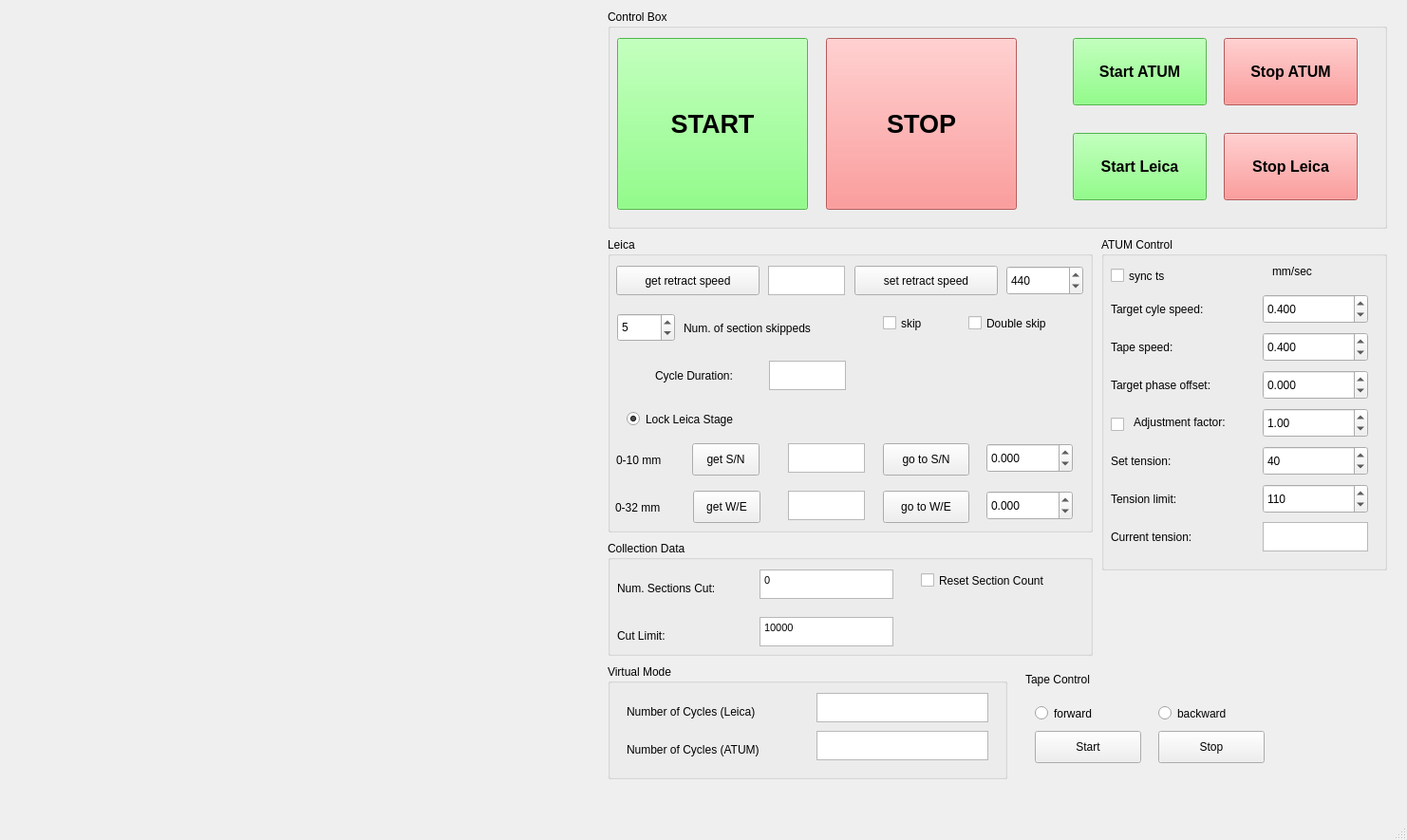
<?xml version="1.0" encoding="UTF-8"?>
<ui version="4.0">
 <class>MainWindow</class>
 <widget class="QMainWindow" name="MainWindow">
  <property name="geometry">
   <rect>
    <x>0</x>
    <y>0</y>
    <width>1482</width>
    <height>885</height>
   </rect>
  </property>
  <property name="windowTitle">
   <string>MainWindow</string>
  </property>
  <widget class="QWidget" name="centralwidget">
   <widget class="QGroupBox" name="groupBox">
    <property name="geometry">
     <rect>
      <x>640</x>
      <y>10</y>
      <width>821</width>
      <height>231</height>
     </rect>
    </property>
    <property name="title">
     <string>Control Box</string>
    </property>
    <widget class="QPushButton" name="btn_StartCams">
     <property name="geometry">
      <rect>
       <x>490</x>
       <y>30</y>
       <width>141</width>
       <height>71</height>
      </rect>
     </property>
     <property name="font">
      <font>
       <pointsize>12</pointsize>
       <weight>75</weight>
       <bold>true</bold>
      </font>
     </property>
     <property name="styleSheet">
      <string notr="true">
background-color: rgb(111, 255, 101);</string>
     </property>
     <property name="text">
      <string>Start ATUM</string>
     </property>
    </widget>
    <widget class="QPushButton" name="btn_StopCams">
     <property name="geometry">
      <rect>
       <x>649</x>
       <y>30</y>
       <width>141</width>
       <height>71</height>
      </rect>
     </property>
     <property name="font">
      <font>
       <pointsize>12</pointsize>
       <weight>75</weight>
       <bold>true</bold>
      </font>
     </property>
     <property name="styleSheet">
      <string notr="true">background-color: rgb(255, 125, 125);</string>
     </property>
     <property name="text">
      <string>Stop ATUM</string>
     </property>
    </widget>
    <widget class="QPushButton" name="btn_StartCut">
     <property name="geometry">
      <rect>
       <x>490</x>
       <y>130</y>
       <width>141</width>
       <height>71</height>
      </rect>
     </property>
     <property name="font">
      <font>
       <pointsize>12</pointsize>
       <weight>75</weight>
       <bold>true</bold>
      </font>
     </property>
     <property name="styleSheet">
      <string notr="true">
background-color: rgb(111, 255, 101);</string>
     </property>
     <property name="text">
      <string>Start Leica</string>
     </property>
    </widget>
    <widget class="QPushButton" name="btn_StopCut">
     <property name="geometry">
      <rect>
       <x>649</x>
       <y>130</y>
       <width>141</width>
       <height>71</height>
      </rect>
     </property>
     <property name="font">
      <font>
       <pointsize>12</pointsize>
       <weight>75</weight>
       <bold>true</bold>
      </font>
     </property>
     <property name="styleSheet">
      <string notr="true">background-color: rgb(255, 125, 125);</string>
     </property>
     <property name="text">
      <string>Stop Leica</string>
     </property>
    </widget>
    <widget class="QPushButton" name="btn_StartBOTH">
     <property name="geometry">
      <rect>
       <x>10</x>
       <y>30</y>
       <width>201</width>
       <height>181</height>
      </rect>
     </property>
     <property name="font">
      <font>
       <pointsize>20</pointsize>
       <weight>75</weight>
       <bold>true</bold>
      </font>
     </property>
     <property name="styleSheet">
      <string notr="true">
background-color: rgb(111, 255, 101);</string>
     </property>
     <property name="text">
      <string>START</string>
     </property>
    </widget>
    <widget class="QPushButton" name="btn_StopBOTH">
     <property name="geometry">
      <rect>
       <x>230</x>
       <y>30</y>
       <width>201</width>
       <height>181</height>
      </rect>
     </property>
     <property name="font">
      <font>
       <pointsize>20</pointsize>
       <weight>75</weight>
       <bold>true</bold>
      </font>
     </property>
     <property name="styleSheet">
      <string notr="true">background-color: rgb(255, 125, 125);</string>
     </property>
     <property name="text">
      <string>STOP</string>
     </property>
    </widget>
   </widget>
   <widget class="PlotWidget" name="pg_sync" native="true">
    <property name="geometry">
     <rect>
      <x>10</x>
      <y>10</y>
      <width>616</width>
      <height>331</height>
     </rect>
    </property>
   </widget>
   <widget class="PlotWidget" name="pg_phasediff" native="true">
    <property name="geometry">
     <rect>
      <x>10</x>
      <y>360</y>
      <width>616</width>
      <height>331</height>
     </rect>
    </property>
   </widget>
   <widget class="QGroupBox" name="groupBox_2">
    <property name="geometry">
     <rect>
      <x>640</x>
      <y>250</y>
      <width>511</width>
      <height>311</height>
     </rect>
    </property>
    <property name="title">
     <string>Leica</string>
    </property>
    <widget class="QSpinBox" name="sbx_retractionSpeed">
     <property name="geometry">
      <rect>
       <x>420</x>
       <y>30</y>
       <width>81</width>
       <height>31</height>
      </rect>
     </property>
     <property name="keyboardTracking">
      <bool>false</bool>
     </property>
     <property name="minimum">
      <number>1</number>
     </property>
     <property name="maximum">
      <number>6000</number>
     </property>
     <property name="value">
      <number>440</number>
     </property>
    </widget>
    <widget class="QPushButton" name="btn_GetRetract">
     <property name="geometry">
      <rect>
       <x>9</x>
       <y>30</y>
       <width>151</width>
       <height>31</height>
      </rect>
     </property>
     <property name="text">
      <string>get retract speed</string>
     </property>
    </widget>
    <widget class="QPushButton" name="btn_getNS">
     <property name="geometry">
      <rect>
       <x>89</x>
       <y>217</y>
       <width>71</width>
       <height>34</height>
      </rect>
     </property>
     <property name="text">
      <string>get S/N</string>
     </property>
    </widget>
    <widget class="QPushButton" name="btn_getEW">
     <property name="geometry">
      <rect>
       <x>90</x>
       <y>267</y>
       <width>71</width>
       <height>34</height>
      </rect>
     </property>
     <property name="text">
      <string>get W/E</string>
     </property>
    </widget>
    <widget class="QTextEdit" name="DisplayRetractSpeed">
     <property name="geometry">
      <rect>
       <x>169</x>
       <y>30</y>
       <width>81</width>
       <height>31</height>
      </rect>
     </property>
    </widget>
    <widget class="QTextEdit" name="DisplayNS">
     <property name="geometry">
      <rect>
       <x>190</x>
       <y>217</y>
       <width>81</width>
       <height>31</height>
      </rect>
     </property>
    </widget>
    <widget class="QTextEdit" name="DisplayEW">
     <property name="geometry">
      <rect>
       <x>190</x>
       <y>267</y>
       <width>81</width>
       <height>31</height>
      </rect>
     </property>
    </widget>
    <widget class="QPushButton" name="btn_goNS">
     <property name="geometry">
      <rect>
       <x>290</x>
       <y>217</y>
       <width>91</width>
       <height>34</height>
      </rect>
     </property>
     <property name="text">
      <string>go to S/N</string>
     </property>
    </widget>
    <widget class="QPushButton" name="btn_goEW">
     <property name="geometry">
      <rect>
       <x>290</x>
       <y>267</y>
       <width>91</width>
       <height>34</height>
      </rect>
     </property>
     <property name="text">
      <string>go to W/E</string>
     </property>
    </widget>
    <widget class="QLabel" name="label_10">
     <property name="geometry">
      <rect>
       <x>8</x>
       <y>270</y>
       <width>81</width>
       <height>30</height>
      </rect>
     </property>
     <property name="text">
      <string>0-32 mm</string>
     </property>
    </widget>
    <widget class="QLabel" name="label_3">
     <property name="geometry">
      <rect>
       <x>9</x>
       <y>219</y>
       <width>81</width>
       <height>31</height>
      </rect>
     </property>
     <property name="text">
      <string>0-10 mm</string>
     </property>
    </widget>
    <widget class="QDoubleSpinBox" name="sbx_setNS">
     <property name="geometry">
      <rect>
       <x>399</x>
       <y>217</y>
       <width>91</width>
       <height>31</height>
      </rect>
     </property>
     <property name="keyboardTracking">
      <bool>false</bool>
     </property>
     <property name="decimals">
      <number>3</number>
     </property>
     <property name="minimum">
      <double>-1000.000000000000000</double>
     </property>
     <property name="maximum">
      <double>10.000000000000000</double>
     </property>
     <property name="singleStep">
      <double>0.500000000000000</double>
     </property>
    </widget>
    <widget class="QDoubleSpinBox" name="sbx_setEW">
     <property name="geometry">
      <rect>
       <x>399</x>
       <y>267</y>
       <width>91</width>
       <height>31</height>
      </rect>
     </property>
     <property name="keyboardTracking">
      <bool>false</bool>
     </property>
     <property name="decimals">
      <number>3</number>
     </property>
     <property name="minimum">
      <double>-1000.000000000000000</double>
     </property>
     <property name="maximum">
      <double>42.000000000000000</double>
     </property>
     <property name="singleStep">
      <double>0.500000000000000</double>
     </property>
    </widget>
    <widget class="QCheckBox" name="cbx_skip">
     <property name="geometry">
      <rect>
       <x>290</x>
       <y>70</y>
       <width>81</width>
       <height>41</height>
      </rect>
     </property>
     <property name="text">
      <string>skip </string>
     </property>
     <property name="checked">
      <bool>false</bool>
     </property>
    </widget>
    <widget class="QLabel" name="label_11">
     <property name="geometry">
      <rect>
       <x>80</x>
       <y>80</y>
       <width>191</width>
       <height>31</height>
      </rect>
     </property>
     <property name="text">
      <string>Num. of section skippeds</string>
     </property>
    </widget>
    <widget class="QPushButton" name="btn_SetRetract">
     <property name="geometry">
      <rect>
       <x>260</x>
       <y>30</y>
       <width>151</width>
       <height>31</height>
      </rect>
     </property>
     <property name="text">
      <string>set retract speed</string>
     </property>
    </widget>
    <widget class="QSpinBox" name="sbx_NumSections">
     <property name="geometry">
      <rect>
       <x>10</x>
       <y>80</y>
       <width>61</width>
       <height>30</height>
      </rect>
     </property>
     <property name="keyboardTracking">
      <bool>false</bool>
     </property>
     <property name="minimum">
      <number>0</number>
     </property>
     <property name="maximum">
      <number>100</number>
     </property>
     <property name="value">
      <number>5</number>
     </property>
    </widget>
    <widget class="QCheckBox" name="cbx_reskip">
     <property name="geometry">
      <rect>
       <x>380</x>
       <y>70</y>
       <width>131</width>
       <height>41</height>
      </rect>
     </property>
     <property name="text">
      <string>Double skip </string>
     </property>
     <property name="checked">
      <bool>false</bool>
     </property>
    </widget>
    <widget class="QTextEdit" name="DisplayCycleDuration">
     <property name="geometry">
      <rect>
       <x>170</x>
       <y>130</y>
       <width>81</width>
       <height>31</height>
      </rect>
     </property>
    </widget>
    <widget class="QLabel" name="label">
     <property name="geometry">
      <rect>
       <x>50</x>
       <y>130</y>
       <width>111</width>
       <height>31</height>
      </rect>
     </property>
     <property name="text">
      <string>Cycle Duration:</string>
     </property>
    </widget>
    <widget class="QRadioButton" name="radioButton_LeicaLock">
     <property name="geometry">
      <rect>
       <x>20</x>
       <y>180</y>
       <width>171</width>
       <height>23</height>
      </rect>
     </property>
     <property name="text">
      <string>Lock Leica Stage</string>
     </property>
     <property name="checked">
      <bool>true</bool>
     </property>
    </widget>
   </widget>
   <widget class="QGroupBox" name="groupBox_3">
    <property name="geometry">
     <rect>
      <x>1160</x>
      <y>250</y>
      <width>301</width>
      <height>351</height>
     </rect>
    </property>
    <property name="title">
     <string>ATUM Control</string>
    </property>
    <widget class="QLabel" name="label_5">
     <property name="geometry">
      <rect>
       <x>10</x>
       <y>60</y>
       <width>161</width>
       <height>31</height>
      </rect>
     </property>
     <property name="text">
      <string>Target cyle speed:</string>
     </property>
    </widget>
    <widget class="QDoubleSpinBox" name="sbx_targetCycleSpeed">
     <property name="geometry">
      <rect>
       <x>170</x>
       <y>60</y>
       <width>111</width>
       <height>31</height>
      </rect>
     </property>
     <property name="keyboardTracking">
      <bool>false</bool>
     </property>
     <property name="decimals">
      <number>3</number>
     </property>
     <property name="minimum">
      <double>0.000000000000000</double>
     </property>
     <property name="maximum">
      <double>1000.000000000000000</double>
     </property>
     <property name="singleStep">
      <double>0.010000000000000</double>
     </property>
     <property name="value">
      <double>0.400000000000000</double>
     </property>
    </widget>
    <widget class="QLabel" name="label_7">
     <property name="geometry">
      <rect>
       <x>10</x>
       <y>100</y>
       <width>141</width>
       <height>31</height>
      </rect>
     </property>
     <property name="text">
      <string>Tape speed:</string>
     </property>
    </widget>
    <widget class="QLabel" name="label_8">
     <property name="geometry">
      <rect>
       <x>180</x>
       <y>20</y>
       <width>71</width>
       <height>31</height>
      </rect>
     </property>
     <property name="text">
      <string>mm/sec</string>
     </property>
    </widget>
    <widget class="QDoubleSpinBox" name="sbx_tapeSpeed">
     <property name="geometry">
      <rect>
       <x>170</x>
       <y>100</y>
       <width>111</width>
       <height>31</height>
      </rect>
     </property>
     <property name="keyboardTracking">
      <bool>false</bool>
     </property>
     <property name="decimals">
      <number>3</number>
     </property>
     <property name="minimum">
      <double>-1000.000000000000000</double>
     </property>
     <property name="maximum">
      <double>1000.000000000000000</double>
     </property>
     <property name="singleStep">
      <double>0.050000000000000</double>
     </property>
     <property name="value">
      <double>0.400000000000000</double>
     </property>
    </widget>
    <widget class="QCheckBox" name="cbx_synTS">
     <property name="geometry">
      <rect>
       <x>10</x>
       <y>20</y>
       <width>141</width>
       <height>41</height>
      </rect>
     </property>
     <property name="text">
      <string>sync ts</string>
     </property>
     <property name="checked">
      <bool>false</bool>
     </property>
    </widget>
    <widget class="QDoubleSpinBox" name="sbx_targetphase">
     <property name="geometry">
      <rect>
       <x>170</x>
       <y>140</y>
       <width>111</width>
       <height>31</height>
      </rect>
     </property>
     <property name="keyboardTracking">
      <bool>false</bool>
     </property>
     <property name="decimals">
      <number>3</number>
     </property>
     <property name="minimum">
      <double>-1000.000000000000000</double>
     </property>
     <property name="maximum">
      <double>1000.000000000000000</double>
     </property>
    </widget>
    <widget class="QLabel" name="label_4">
     <property name="geometry">
      <rect>
       <x>10</x>
       <y>140</y>
       <width>161</width>
       <height>31</height>
      </rect>
     </property>
     <property name="text">
      <string>Target phase offset:</string>
     </property>
    </widget>
    <widget class="QLabel" name="label_6">
     <property name="geometry">
      <rect>
       <x>34</x>
       <y>175</y>
       <width>141</width>
       <height>40</height>
      </rect>
     </property>
     <property name="text">
      <string>Adjustment factor:</string>
     </property>
    </widget>
    <widget class="QCheckBox" name="cbx_adjFactor">
     <property name="geometry">
      <rect>
       <x>10</x>
       <y>177</y>
       <width>31</width>
       <height>41</height>
      </rect>
     </property>
     <property name="text">
      <string/>
     </property>
     <property name="checked">
      <bool>false</bool>
     </property>
    </widget>
    <widget class="QDoubleSpinBox" name="sbx_adjFactor">
     <property name="geometry">
      <rect>
       <x>170</x>
       <y>180</y>
       <width>111</width>
       <height>31</height>
      </rect>
     </property>
     <property name="keyboardTracking">
      <bool>false</bool>
     </property>
     <property name="decimals">
      <number>2</number>
     </property>
     <property name="minimum">
      <double>-1000.000000000000000</double>
     </property>
     <property name="maximum">
      <double>1000.000000000000000</double>
     </property>
     <property name="value">
      <double>1.000000000000000</double>
     </property>
    </widget>
    <widget class="QTextEdit" name="DisplayTension">
     <property name="geometry">
      <rect>
       <x>170</x>
       <y>300</y>
       <width>111</width>
       <height>31</height>
      </rect>
     </property>
    </widget>
    <widget class="QDoubleSpinBox" name="sbx_tapeTensionControl">
     <property name="geometry">
      <rect>
       <x>170</x>
       <y>260</y>
       <width>111</width>
       <height>31</height>
      </rect>
     </property>
     <property name="keyboardTracking">
      <bool>false</bool>
     </property>
     <property name="decimals">
      <number>0</number>
     </property>
     <property name="minimum">
      <double>-1000.000000000000000</double>
     </property>
     <property name="maximum">
      <double>500.000000000000000</double>
     </property>
     <property name="singleStep">
      <double>1.000000000000000</double>
     </property>
     <property name="value">
      <double>110.000000000000000</double>
     </property>
    </widget>
   </widget>
   <widget class="QPushButton" name="btn_TapeStop">
    <property name="geometry">
     <rect>
      <x>1220</x>
      <y>770</y>
      <width>112</width>
      <height>34</height>
     </rect>
    </property>
    <property name="text">
     <string>Stop</string>
    </property>
   </widget>
   <widget class="QPushButton" name="btn_TapeStart">
    <property name="geometry">
     <rect>
      <x>1090</x>
      <y>770</y>
      <width>112</width>
      <height>34</height>
     </rect>
    </property>
    <property name="text">
     <string>Start</string>
    </property>
   </widget>
   <widget class="QRadioButton" name="radiobtn_forward">
    <property name="geometry">
     <rect>
      <x>1090</x>
      <y>740</y>
      <width>111</width>
      <height>23</height>
     </rect>
    </property>
    <property name="text">
     <string>forward</string>
    </property>
   </widget>
   <widget class="QRadioButton" name="radiobtn_backward">
    <property name="geometry">
     <rect>
      <x>1220</x>
      <y>740</y>
      <width>111</width>
      <height>23</height>
     </rect>
    </property>
    <property name="text">
     <string>backward</string>
    </property>
   </widget>
   <widget class="QDoubleSpinBox" name="sbx_tapeTension">
    <property name="geometry">
     <rect>
      <x>1330</x>
      <y>470</y>
      <width>111</width>
      <height>31</height>
     </rect>
    </property>
    <property name="keyboardTracking">
     <bool>false</bool>
    </property>
    <property name="decimals">
     <number>0</number>
    </property>
    <property name="minimum">
     <double>-1000.000000000000000</double>
    </property>
    <property name="maximum">
     <double>100.000000000000000</double>
    </property>
    <property name="singleStep">
     <double>1.000000000000000</double>
    </property>
    <property name="value">
     <double>40.000000000000000</double>
    </property>
   </widget>
   <widget class="QLabel" name="label_9">
    <property name="geometry">
     <rect>
      <x>1170</x>
      <y>470</y>
      <width>91</width>
      <height>31</height>
     </rect>
    </property>
    <property name="text">
     <string>Set tension:</string>
    </property>
   </widget>
   <widget class="QGroupBox" name="groupBox_4">
    <property name="geometry">
     <rect>
      <x>640</x>
      <y>700</y>
      <width>421</width>
      <height>121</height>
     </rect>
    </property>
    <property name="title">
     <string>Virtual Mode</string>
    </property>
    <widget class="QTextEdit" name="Display_cycle_num_LEICA">
     <property name="geometry">
      <rect>
       <x>220</x>
       <y>30</y>
       <width>181</width>
       <height>31</height>
      </rect>
     </property>
    </widget>
    <widget class="QLabel" name="label_15">
     <property name="geometry">
      <rect>
       <x>20</x>
       <y>40</y>
       <width>191</width>
       <height>19</height>
      </rect>
     </property>
     <property name="text">
      <string>Number of Cycles (Leica)</string>
     </property>
    </widget>
    <widget class="QLabel" name="label_16">
     <property name="geometry">
      <rect>
       <x>20</x>
       <y>80</y>
       <width>191</width>
       <height>19</height>
      </rect>
     </property>
     <property name="text">
      <string>Number of Cycles (ATUM)</string>
     </property>
    </widget>
    <widget class="QTextEdit" name="Display_cycle_num_ATUM">
     <property name="geometry">
      <rect>
       <x>220</x>
       <y>70</y>
       <width>181</width>
       <height>31</height>
      </rect>
     </property>
    </widget>
   </widget>
   <widget class="QLabel" name="label_12">
    <property name="geometry">
     <rect>
      <x>1080</x>
      <y>700</y>
      <width>141</width>
      <height>31</height>
     </rect>
    </property>
    <property name="text">
     <string>Tape Control</string>
    </property>
   </widget>
   <widget class="QGroupBox" name="groupBox_5">
    <property name="geometry">
     <rect>
      <x>640</x>
      <y>570</y>
      <width>511</width>
      <height>121</height>
     </rect>
    </property>
    <property name="title">
     <string>Collection Data</string>
    </property>
    <widget class="QLabel" name="label_2">
     <property name="geometry">
      <rect>
       <x>10</x>
       <y>40</y>
       <width>151</width>
       <height>19</height>
      </rect>
     </property>
     <property name="text">
      <string>Num. Sections Cut:</string>
     </property>
    </widget>
    <widget class="QCheckBox" name="cbx_ResetSectionNum">
     <property name="geometry">
      <rect>
       <x>330</x>
       <y>30</y>
       <width>181</width>
       <height>23</height>
      </rect>
     </property>
     <property name="text">
      <string>Reset Section Count</string>
     </property>
    </widget>
    <widget class="QTextEdit" name="textEdit_SectionNum">
     <property name="geometry">
      <rect>
       <x>160</x>
       <y>30</y>
       <width>141</width>
       <height>31</height>
      </rect>
     </property>
     <property name="html">
      <string>&lt;!DOCTYPE HTML PUBLIC &quot;-//W3C//DTD HTML 4.0//EN&quot; &quot;http://www.w3.org/TR/REC-html40/strict.dtd&quot;&gt;
&lt;html&gt;&lt;head&gt;&lt;meta name=&quot;qrichtext&quot; content=&quot;1&quot; /&gt;&lt;style type=&quot;text/css&quot;&gt;
p, li { white-space: pre-wrap; }
&lt;/style&gt;&lt;/head&gt;&lt;body style=&quot; font-family:'MS Shell Dlg 2'; font-size:8pt; font-weight:400; font-style:normal;&quot;&gt;
&lt;p style=&quot; margin-top:0px; margin-bottom:0px; margin-left:0px; margin-right:0px; -qt-block-indent:0; text-indent:0px;&quot;&gt;0&lt;/p&gt;&lt;/body&gt;&lt;/html&gt;</string>
     </property>
    </widget>
    <widget class="QTextEdit" name="textEdit_SectionLimit">
     <property name="geometry">
      <rect>
       <x>160</x>
       <y>80</y>
       <width>141</width>
       <height>31</height>
      </rect>
     </property>
     <property name="html">
      <string>&lt;!DOCTYPE HTML PUBLIC &quot;-//W3C//DTD HTML 4.0//EN&quot; &quot;http://www.w3.org/TR/REC-html40/strict.dtd&quot;&gt;
&lt;html&gt;&lt;head&gt;&lt;meta name=&quot;qrichtext&quot; content=&quot;1&quot; /&gt;&lt;style type=&quot;text/css&quot;&gt;
p, li { white-space: pre-wrap; }
&lt;/style&gt;&lt;/head&gt;&lt;body style=&quot; font-family:'MS Shell Dlg 2'; font-size:8pt; font-weight:400; font-style:normal;&quot;&gt;
&lt;p style=&quot; margin-top:0px; margin-bottom:0px; margin-left:0px; margin-right:0px; -qt-block-indent:0; text-indent:0px;&quot;&gt;10000&lt;/p&gt;&lt;/body&gt;&lt;/html&gt;</string>
     </property>
    </widget>
    <widget class="QLabel" name="label_17">
     <property name="geometry">
      <rect>
       <x>10</x>
       <y>90</y>
       <width>151</width>
       <height>19</height>
      </rect>
     </property>
     <property name="text">
      <string>Cut Limit: </string>
     </property>
    </widget>
   </widget>
   <widget class="QLabel" name="label_13">
    <property name="geometry">
     <rect>
      <x>1170</x>
      <y>550</y>
      <width>131</width>
      <height>31</height>
     </rect>
    </property>
    <property name="text">
     <string>Current tension: </string>
    </property>
   </widget>
   <widget class="QLabel" name="label_14">
    <property name="geometry">
     <rect>
      <x>1170</x>
      <y>510</y>
      <width>131</width>
      <height>31</height>
     </rect>
    </property>
    <property name="text">
     <string>Tension limit: </string>
    </property>
   </widget>
  </widget>
  <widget class="QMenuBar" name="menubar">
   <property name="geometry">
    <rect>
     <x>0</x>
     <y>0</y>
     <width>1482</width>
     <height>31</height>
    </rect>
   </property>
  </widget>
  <widget class="QStatusBar" name="statusbar"/>
 </widget>
 <customwidgets>
  <customwidget>
   <class>PlotWidget</class>
   <extends>QWidget</extends>
   <header>pyqtgraph</header>
   <container>1</container>
  </customwidget>
 </customwidgets>
 <resources/>
 <connections/>
</ui>
